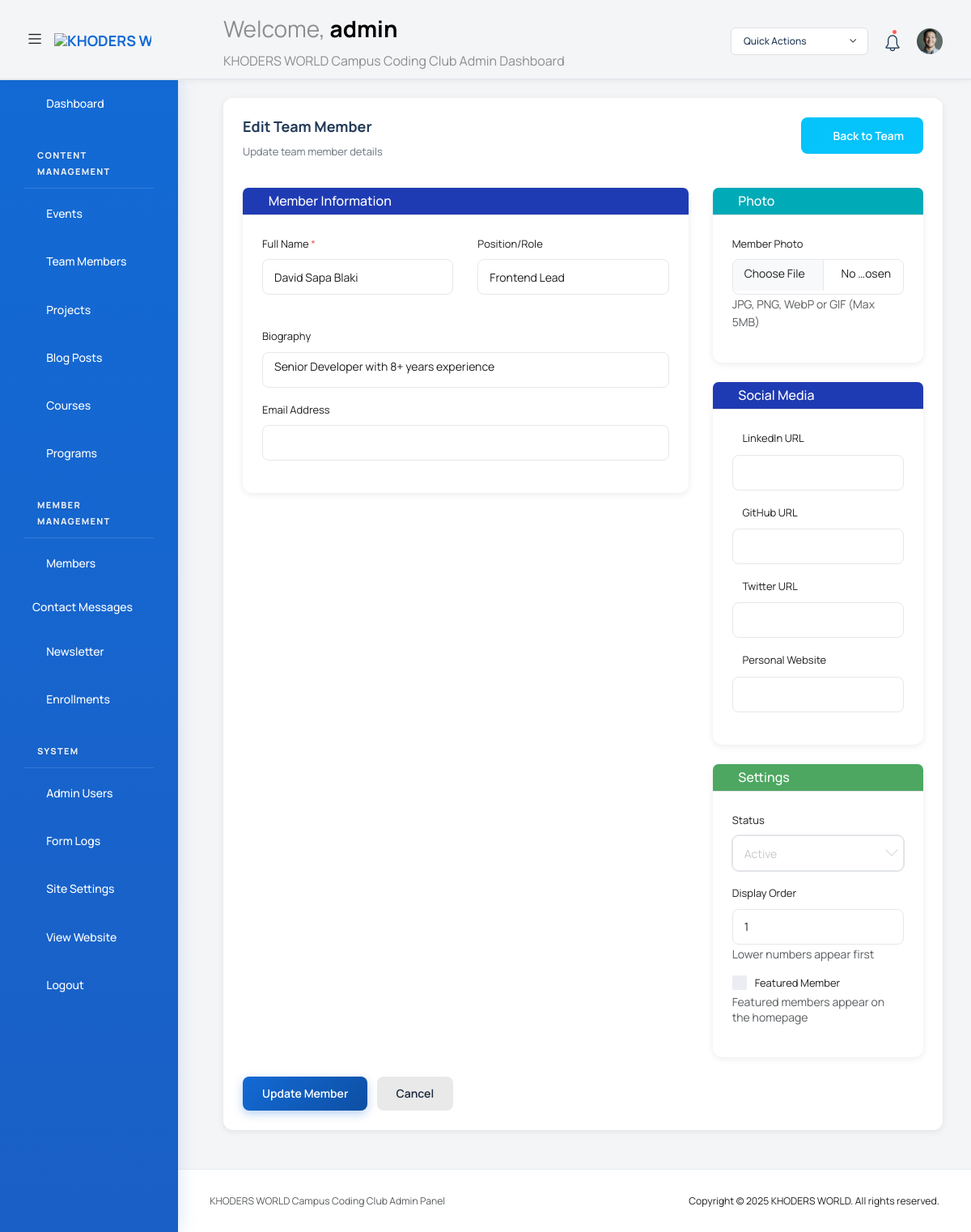
The app's page /admin/?route=team-editor&action=edit&id=1 (signed in) with its own data.
### tables this page shows
CREATE TABLE IF NOT EXISTS team_members (
    id INT AUTO_INCREMENT PRIMARY KEY,
    name VARCHAR(200) NOT NULL,
    email VARCHAR(100),
    phone VARCHAR(20),
    position VARCHAR(100),
    bio TEXT,
    image_url VARCHAR(500),
    profile_image VARCHAR(500),
    social_links JSON,
    linkedin_url VARCHAR(500),
    github_url VARCHAR(500),
    twitter_url VARCHAR(500),
    personal_website VARCHAR(500),
    is_featured BOOLEAN DEFAULT FALSE,
    order_index INT DEFAULT 0,
    status ENUM('active', 'inactive') DEFAULT 'active',
    created_at TIMESTAMP DEFAULT CURRENT_TIMESTAMP,
    updated_at TIMESTAMP DEFAULT CURRENT_TIMESTAMP ON UPDATE CURRENT_TIMESTAMP,
    INDEX idx_status (status),
    INDEX idx_order (order_index)
);

### admin/index.php (called while the page is built, shortened)
<?php
require_once '../config/auth.php';
require_once __DIR__ . '/template.php';

### config/auth.php (called while the page is built, shortened)
<?php
class Auth {
    public static function user() {
        $userData = [
            'id' => $_SESSION['admin_id'] ?? 0,
            'username' => $_SESSION['admin_username'] ?? 'Unknown',
            'role' => $_SESSION['admin_role'] ?? 'editor',
            'login_time' => $_SESSION['login_time'] ?? time()
        ];
        if (!empty($_SESSION['admin_id'])) {
            try {
                $database = new Database();
                $db = $database->getConnection();
                if ($db) {
                    $stmt = $db->prepare("SELECT email, role FROM admins WHERE id = ? LIMIT 1");
                    $stmt->execute([$_SESSION['admin_id']]);
                    $dbUser = $stmt->fetch();
                    if ($dbUser) {
                        $userData['email'] = $dbUser['email'];
                        $userData['role'] = $dbUser['role'];
                    }
                }
            } catch (PDOException $e) {
            }
        }
        return $userData;
    }
}
?>

### admin/pages/team-editor.php (the view, shortened to what this page needs)
<?php
require_once __DIR__ . '/../../config/database.php';
$action = $_GET['action'] ?? 'add';
$member_id = isset($_GET['id']) ? (int)$_GET['id'] : 0;
$member = [
    'name' => '',
    'position' => '',
    'bio' => '',
    'photo_url' => '',
    'email' => '',
    'linkedin_url' => '',
    'github_url' => '',
    'twitter_url' => '',
    'personal_website' => '',
    'is_featured' => 0,
    'status' => 'active',
    'order_index' => 0
];
try {
    $database = new Database();
    $db = $database->getConnection();
} catch (Exception $e) {
    $error = 'Database connection error: ' . $e->getMessage();
    $db = null;
}
if ($db && $action === 'edit' && $member_id > 0) {
    try {
        $stmt = $db->prepare("SELECT * FROM team_members WHERE id = ?");
        $stmt->execute([$member_id]);
        $existingMember = $stmt->fetch(PDO::FETCH_ASSOC);
        if ($existingMember) {
            $member = $existingMember;
        } else {
            $error = 'Team member not found.';
        }
    } catch (PDOException $e) {
        $error = 'Error loading team member: ' . $e->getMessage();
    }
}
?>
<div class="content-wrapper">
  <div class="row">
    <div class="col-md-12 grid-margin stretch-card">
      <div class="card">
        <div class="card-body">
          <div class="d-sm-flex justify-content-between align-items-start mb-4">
            <div>
              <h4 class="card-title card-title-dash">
                <?php echo $action === 'edit' ? 'Edit Team Member' : 'Add New Team Member'; ?>
              </h4>
              <p class="card-subtitle card-subtitle-dash">
                <?php echo $action === 'edit' ? 'Update team member details' : 'Add a new team member'; ?>
              </p>
            </div>
            <div>
              <a href="?route=team" class="btn btn-secondary text-white mb-0 me-0">
                <i class="mdi mdi-arrow-left"></i> Back to Team
              </a>
            </div>
          </div>
          <form class="forms-sample" method="post" action="?route=team-editor&action=<?php echo $action; ?><?php echo $member_id ? '&id=' . $member_id : ''; ?>" enctype="multipart/form-data">
            <div class="row mb-4">
              <div class="col-md-8">
                <div class="card">
                  <div class="card-header bg-primary text-white">
                    <h5 class="mb-0"><i class="mdi mdi-account"></i> Member Information</h5>
                  </div>
                  <div class="card-body">
                    <div class="row mb-3">
                      <div class="col-md-6">
                        <div class="form-group">
                          <label for="name" class="form-label">Full Name <span class="text-danger">*</span></label>
                          <input type="text" class="form-control" id="name" name="name"
                                 value="<?php echo htmlspecialchars($member['name']); ?>" required>
                        </div>
                      </div>
                      <div class="col-md-6">
                        <div class="form-group">
                          <label for="position" class="form-label">Position/Role</label>
                          <input type="text" class="form-control" id="position" name="position"
                                 value="<?php echo htmlspecialchars($member['position']); ?>">
                        </div>
                      </div>
                    </div>
                    <div class="form-group mb-3">
                      <label for="bio" class="form-label">Biography</label>
                      <textarea class="form-control" id="bio" name="bio" rows="5"><?php echo htmlspecialchars($member['bio']); ?></textarea>
                    </div>
                    <div class="form-group mb-3">
                      <label for="email" class="form-label">Email Address</label>
                      <input type="email" class="form-control" id="email" name="email"
                             value="<?php echo htmlspecialchars($member['email']); ?>">
                    </div>
                  </div>
                </div>
              </div>
              <div class="col-md-4">
                <div class="card mb-4">
                  <div class="card-header bg-info text-white">
                    <h5 class="mb-0"><i class="mdi mdi-image"></i> Photo</h5>
                  </div>
                  <div class="card-body">
                    <div class="form-group mb-3">
                      <label for="photo_file" class="form-label">Member Photo</label>
                      <input type="file" class="form-control" id="photo_file" name="photo_file" accept="image/*" onchange="previewImage(this, 'photo_preview')">
                      <small class="form-text text-muted">JPG, PNG, WebP or GIF (Max 5MB)</small>
                    </div>
                  </div>
                </div>
                <div class="card mb-4">
                  <div class="card-header bg-primary text-white">
                    <h5 class="mb-0"><i class="mdi mdi-share-variant"></i> Social Media</h5>
                  </div>
                  <div class="card-body">
                    <div class="form-group mb-3">
                      <label for="linkedin_url" class="form-label">
                        <i class="mdi mdi-linkedin"></i> LinkedIn URL
                      </label>
                      <input type="url" class="form-control" id="linkedin_url" name="linkedin_url"
                             value="<?php echo htmlspecialchars($member['linkedin_url']); ?>">
                    </div>
                    <div class="form-group mb-3">
                      <label for="github_url" class="form-label">
                        <i class="mdi mdi-github"></i> GitHub URL
                      </label>
                      <input type="url" class="form-control" id="github_url" name="github_url"
                             value="<?php echo htmlspecialchars($member['github_url']); ?>">
                    </div>
                    <div class="form-group mb-3">
                      <label for="twitter_url" class="form-label">
                        <i class="mdi mdi-twitter"></i> Twitter URL
                      </label>
                      <input type="url" class="form-control" id="twitter_url" name="twitter_url"
                             value="<?php echo htmlspecialchars($member['twitter_url']); ?>">
                    </div>
                    <div class="form-group mb-3">
                      <label for="personal_website" class="form-label">
                        <i class="mdi mdi-web"></i> Personal Website
                      </label>
                      <input type="url" class="form-control" id="personal_website" name="personal_website"
                             value="<?php echo htmlspecialchars($member['personal_website']); ?>">
                    </div>
                  </div>
                </div>
                <div class="card">
                  <div class="card-header bg-success text-white">
                    <h5 class="mb-0"><i class="mdi mdi-cog"></i> Settings</h5>
                  </div>
                  <div class="card-body">
                    <div class="form-group mb-3">
                      <label for="status" class="form-label">Status</label>
                      <select class="form-select" id="status" name="status">
                        <option value="active" <?php echo $member['status'] === 'active' ? 'selected' : ''; ?>>Active</option>
                      </select>
                    </div>
                    <div class="form-group mb-3">
                      <label for="order_index" class="form-label">Display Order</label>
                      <input type="number" class="form-control" id="order_index" name="order_index"
                             value="<?php echo (int)($member['order_index']); ?>" min="0">
                      <small class="form-text text-muted">Lower numbers appear first</small>
                    </div>
                    <div class="form-check form-check-flat form-check-primary mb-3">
                      <label class="form-check-label">
                        Featured Member
                      </label>
                      <small class="form-text text-muted d-block">Featured members appear on the homepage</small>
                    </div>
                  </div>
                </div>
              </div>
            </div>
            <button type="submit" name="save_member" class="btn btn-primary me-2">
              <?php echo $action === 'edit' ? 'Update Member' : 'Add Member'; ?>
            </button>
            <a href="?route=team" class="btn btn-light">Cancel</a>
          </form>
        </div>
      </div>
    </div>
  </div>
</div>

### admin/partials/_navbar.php (shortened to what this page needs)
<nav class="navbar default-layout col-lg-12 col-12 p-0 fixed-top d-flex align-items-top flex-row">
  <div class="text-center navbar-brand-wrapper d-flex align-items-center justify-content-start">
    <div class="me-3">
      <button class="navbar-toggler navbar-toggler align-self-center" type="button" data-bs-toggle="minimize">
        <span class="icon-menu"></span>
      </button>
    </div>
    <div>
      <a class="navbar-brand brand-logo" href="index.php">
        <img src="assets/images/logo.svg" alt="KHODERS WORLD logo" />
      </a>
    </div>
  </div>
  <div class="navbar-menu-wrapper d-flex align-items-top">
    <ul class="navbar-nav">
      <li class="nav-item font-weight-semibold d-none d-lg-block ms-0">
        <h1 class="welcome-text">Welcome, <span class="text-black fw-bold"><?php echo htmlspecialchars($user['username'] ?? 'Admin'); ?></span></h1>
        <h3 class="welcome-sub-text">KHODERS WORLD Campus Coding Club Admin Dashboard</h3>
      </li>
    </ul>
    <ul class="navbar-nav ms-auto">
      <li class="nav-item dropdown d-none d-lg-block">
        <a class="nav-link dropdown-bordered dropdown-toggle dropdown-toggle-split" id="messageDropdown" href="#" data-bs-toggle="dropdown" aria-expanded="false"> Quick Actions </a>
      </li>
      <li class="nav-item dropdown">
        <a class="nav-link count-indicator" id="countDropdown" href="#" data-bs-toggle="dropdown" aria-expanded="false">
          <i class="icon-bell"></i>
          <span class="count"></span>
        </a>
      </li>
      <li class="nav-item dropdown d-none d-lg-block user-dropdown">
        <a class="nav-link" id="UserDropdown" href="#" data-bs-toggle="dropdown" aria-expanded="false">
          <img class="img-xs rounded-circle" src="assets/images/faces/face8.jpg" alt="Profile image"> </a>
      </li>
    </ul>
  </div>
</nav>

### admin/assets/css/khoders-custom.css (style rules this page uses)
:root { --khoders-primary: #4B49AC; --khoders-secondary: #98BDFF; --khoders-success: #57B657; --khoders-info: #248AFD; --khoders-warning: #FFC100; --khoders-danger: #FF4747; --khoders-light: #F8F9FA; --khoders-dark: #1F2937; }
.navbar .navbar-brand-wrapper .navbar-brand img { max-width: 120px; height: auto; }
.welcome-text { color: var(--khoders-primary); }
.welcome-sub-text { color: var(--khoders-dark); font-size: 0.875rem; margin-top: 0.25rem; }
.card-title-dash { color: var(--khoders-dark); font-weight: 600; }
.card-subtitle-dash { color: #6c757d; font-size: 0.875rem; }
.btn-primary { background-color: var(--khoders-primary); border-color: var(--khoders-primary); }

### admin/template.php (style rules this page uses)
:root { --eth-blue: #136ad5; --eth-dark: #223a58; --eth-light: #f5faff; }
.card { border: none !important; border-radius: 12px !important; box-shadow: 0 2px 8px rgba(0,0,0,0.08) !important; transition: all 0.3s cubic-bezier(0.4, 0, 0.2, 1) !important; background: #ffffff !important; }
.card-body { padding: 24px !important; }
.card-title { color: #223a58 !important; font-weight: 700 !important; font-size: 18px !important; margin-bottom: 8px !important; }
.card-subtitle { color: #6B7280 !important; font-size: 13px !important; }
.btn { border-radius: 8px !important; font-weight: 600 !important; transition: all 0.2s ease !important; border: none !important; font-size: 14px !important; }
.btn-primary { background: linear-gradient(135deg, #136ad5 0%, #0d4fa3 100%) !important; color: white !important; box-shadow: 0 4px 12px rgba(19, 106, 213, 0.3) !important; }
.form-control, .form-select { border: 1.5px solid #E5E7EB !important; border-radius: 8px !important; padding: 10px 14px !important; font-size: 14px !important; transition: all 0.2s ease !important; }
.navbar { background: white !important; border-bottom: 2px solid #E5E7EB !important; box-shadow: 0 2px 8px rgba(0,0,0,0.04) !important; }
.navbar-brand { font-weight: 700 !important; color: #136ad5 !important; font-size: 18px !important; }
.navbar .nav-link { color: #223a58 !important; font-weight: 500 !important; }

### records on screen
team_members: name "David Sapa Blaki", position "Frontend Lead", bio "Senior Developer with 8+ years experience", status "Active", order_index "1"

### other values on screen
$user['username'] "admin"
